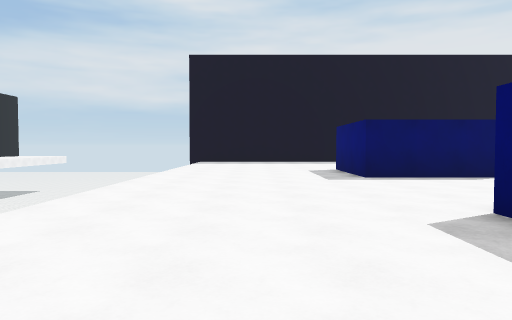
View 1 (above)

17 first-person views from a walk through a 3-D level made in the Unity game engine. The camera is 1.3 m above the floor, tilts 2° down and sees 70° across. The floor is counted in squares, 2 m on a side. Each view is taken from the middle of a square. On the plan, view 1 faces up. The plan holds only what a view shows up to about 11 squares ahead; the rest is blank. The place goes on beyond the plan. The player is left out. Surface patterns are stand-ins for the level's own textures.

View 2
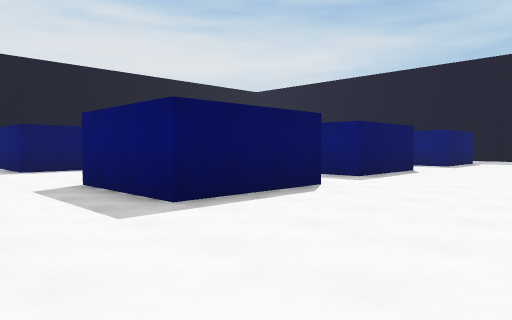

View 3
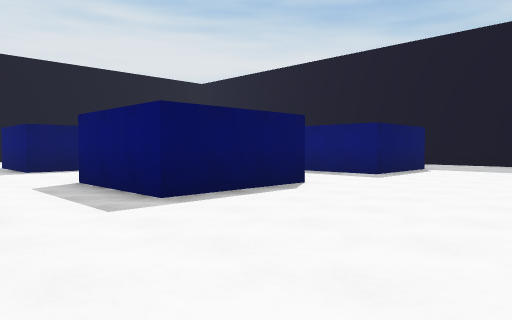

View 4
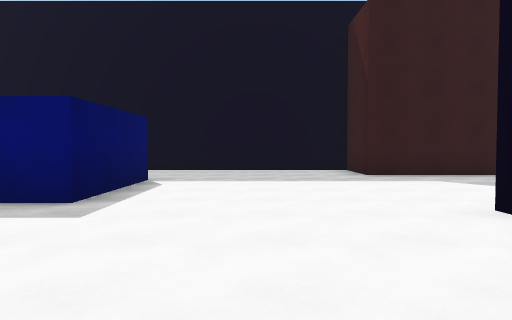

View 5
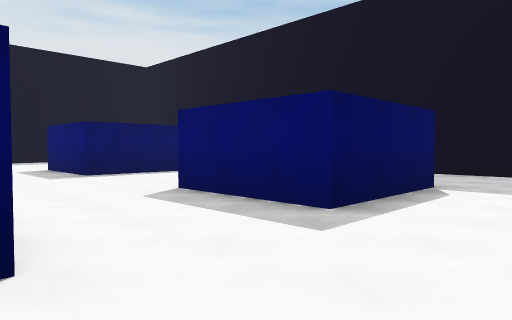

View 6
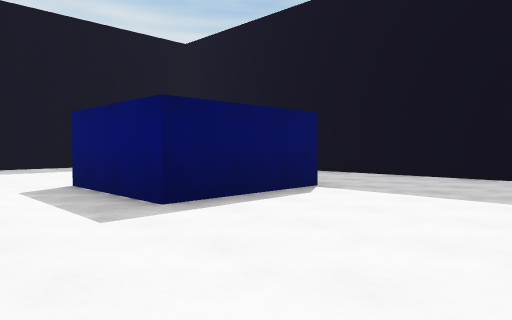

View 7
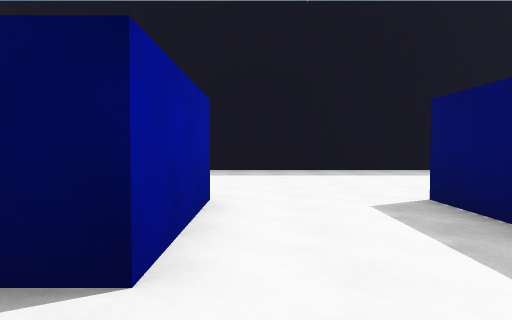

View 8
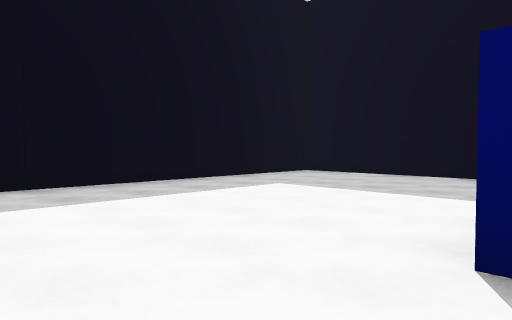

View 9
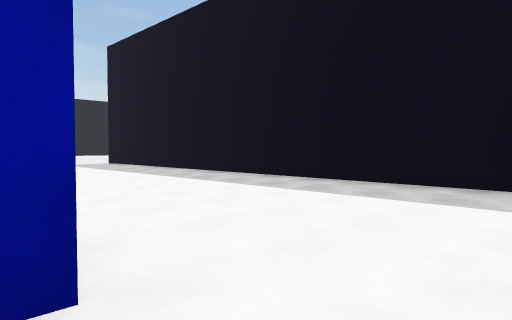

View 10
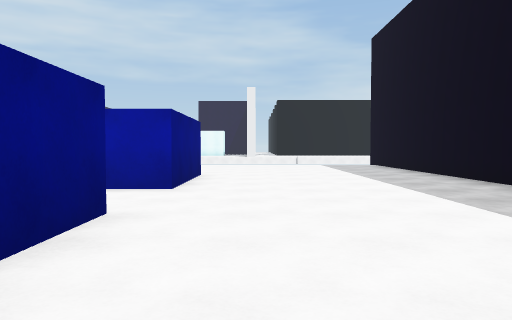

View 11
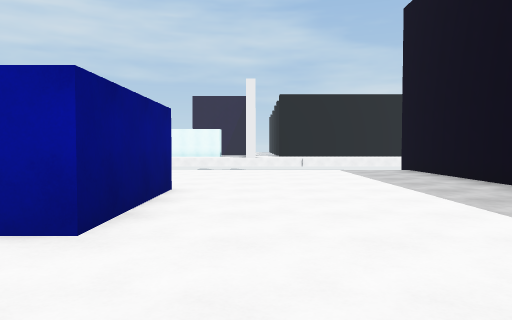

View 12
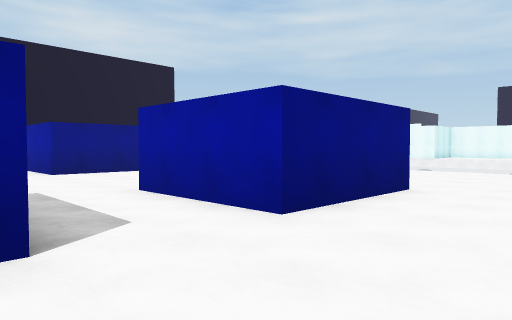

View 13
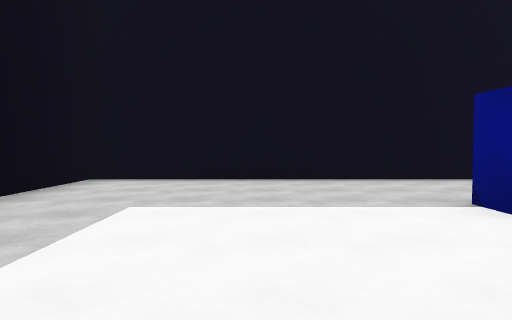

View 14
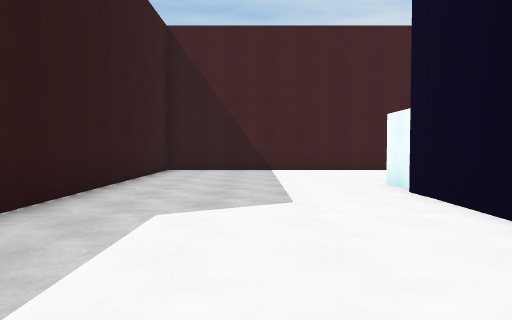

View 15
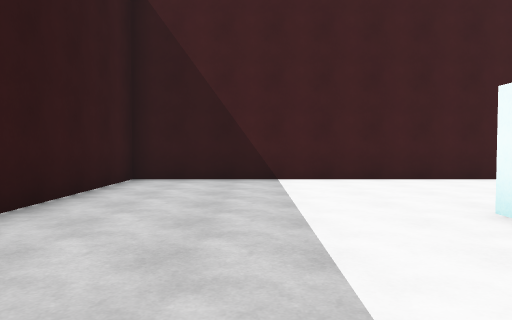

View 16
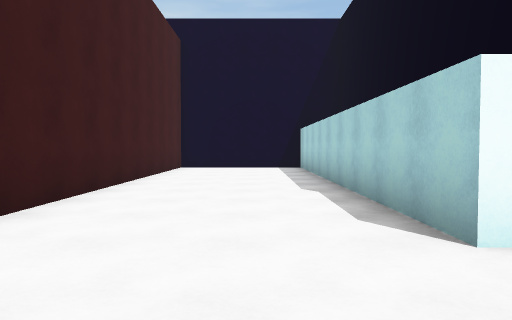

View 17
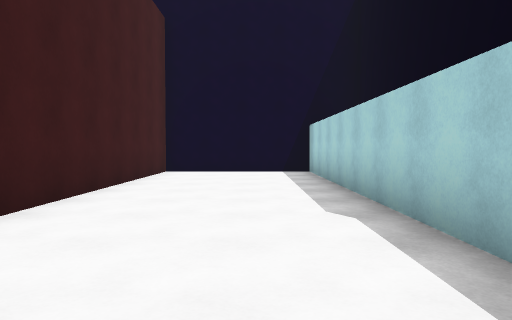

### Floor plan
Points are (right, up) in squares from view 1. A wall is a line through its corners. A room is listed if a view was taken in it or the views show most of it. See-through windows are left out.
Room 1 (views 1, 2, 3, 4, 5, 6, 7, 8, 9, 10, 11, 12, 13, 14, 15, 16, 17)
walls: (5.3, 7.7) (2.3, 7.7) (2.3, 10.7) (5.3, 10.7) (5.3, 7.7); (10.5, 1.1) (7.4, 1.1) (7.4, 4); (5.4, 0.7) (2.3, 0.7) (2.3, 3.6); (3.1, 3.6) (5.3, 3.6) (5.3, 1.4); (7.4, 10.5) (9, 10.5); (10.4, 10.6) (10.4, 7.7) (7.4, 7.7) (7.4, 10.1); (16.2, 7.7) (13.2, 7.7) (13.2, 10.6); (16.4, 1.1) (13.2, 1.1) (13.2, 4.1); (15.5, 10.5) (16.2, 10.5); (12.6, -4.1) (12.6, -7.6) (3.2, -7.6) (3.2, -11.4) (17.5, -11.4) (17.5, -3.6) (19.4, -3.6) (19.4, 2.2); (19.4, 5.4) (19.4, 16.4) (-2.5, 16.4)

Positions as (right, up) in squares from view 1, and headings:
1: (0, 0), facing up
2: (0, -3), facing up-right
3: (5, -3), facing up-right
4: (9, -1), facing right
5: (10, -1), facing up-right
6: (11, 4), facing up-right
7: (11, 6), facing up
8: (11, 10), facing up-right
9: (12, 10), facing up-left
10: (11, 12), facing left
11: (8, 12), facing left
12: (8, 13), facing down-left
13: (12, 13), facing right
14: (15, -1), facing down
15: (15, -4), facing down
16: (15, -9), facing left
17: (13, -9), facing left
